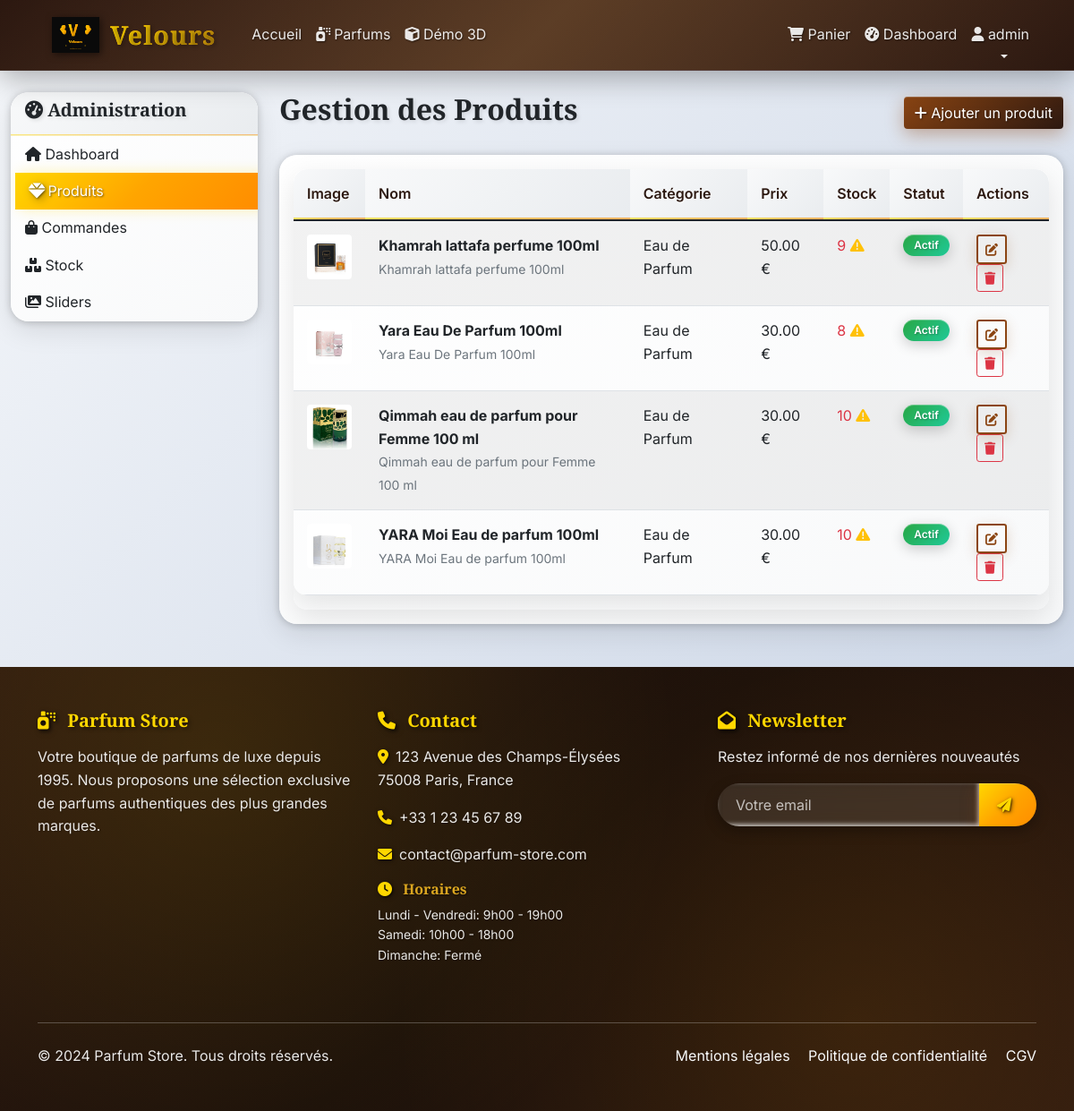
The app's page /admin/products (signed in) with its own data.
### models.py (models this page shows, shortened)
class User(UserMixin, db.Model):
    id = db.Column(db.Integer, primary_key=True)
    username = db.Column(db.String(80), unique=True, nullable=False)
    email = db.Column(db.String(120), unique=True, nullable=False)
    password_hash = db.Column(db.String(120), nullable=False)
    first_name = db.Column(db.String(50))
    last_name = db.Column(db.String(50))
    phone = db.Column(db.String(20))
    address = db.Column(db.Text)
    is_admin = db.Column(db.Boolean, default=False)
    created_at = db.Column(db.DateTime, default=datetime.utcnow)
    orders = db.relationship('Order', backref='user', lazy=True)
    cart_items = db.relationship('CartItem', backref='user', lazy=True, cascade='all, delete-orphan')

class Product(db.Model):
    id = db.Column(db.Integer, primary_key=True)
    name = db.Column(db.String(100), nullable=False)
    description = db.Column(db.Text)
    price = db.Column(db.Float, nullable=False)
    category = db.Column(db.String(50), nullable=False)  # Eau de Parfum, Eau de Toilette, Eau de Cologne, Parfum
    material = db.Column(db.String(50))  # Marque - Genre - Volume (ex: "Chanel - Femme - 50ml")
    stock_quantity = db.Column(db.Integer, default=0)
    min_stock_alert = db.Column(db.Integer, default=5)
    image_filename = db.Column(db.String(100))
    active = db.Column(db.Boolean, default=True)
    created_at = db.Column(db.DateTime, default=datetime.utcnow)
    updated_at = db.Column(db.DateTime, default=datetime.utcnow, onupdate=datetime.utcnow)
    order_items = db.relationship('OrderItem', backref='product', lazy=True)
    cart_items = db.relationship('CartItem', backref='product', lazy=True)
    images = db.relationship('ProductImage', backref='product', lazy=True, cascade='all, delete-orphan')
    @property
    def is_low_stock(self):
        return self.stock_quantity <= self.min_stock_alert
    @property
    def image_url(self):
        primary_image = self.get_primary_image()
        if primary_image:
            return primary_image.image_url
        elif self.image_filename:
            return f'/static/uploads/{self.image_filename}'
        return '/static/images/no-image.jpg'
    def get_primary_image(self):
        return ProductImage.query.filter_by(product_id=self.id, is_primary=True).first()

class ProductImage(db.Model):
    id = db.Column(db.Integer, primary_key=True)
    product_id = db.Column(db.Integer, db.ForeignKey('product.id'), nullable=False)
    filename = db.Column(db.String(100), nullable=False)
    alt_text = db.Column(db.String(200))  # Texte alternatif pour l'accessibilité
    is_primary = db.Column(db.Boolean, default=False)  # Image principale
    display_order = db.Column(db.Integer, default=0)  # Ordre d'affichage
    created_at = db.Column(db.DateTime, default=datetime.utcnow)
    @property
    def image_url(self):
        if self.filename:
            return f'/static/uploads/{self.filename}'
        return '/static/images/no-image.jpg'

class FooterSettings(db.Model):
    id = db.Column(db.Integer, primary_key=True)
    company_name = db.Column(db.String(200), nullable=False, default='Parfum Store')
    company_description = db.Column(db.Text)
    address = db.Column(db.Text)
    phone = db.Column(db.String(50))
    email = db.Column(db.String(100))
    facebook_url = db.Column(db.String(200))
    instagram_url = db.Column(db.String(200))
    twitter_url = db.Column(db.String(200))
    linkedin_url = db.Column(db.String(200))
    youtube_url = db.Column(db.String(200))
    opening_hours = db.Column(db.Text)
    copyright_text = db.Column(db.String(200))
    show_newsletter = db.Column(db.Boolean, default=True)
    newsletter_title = db.Column(db.String(200), default='Newsletter')
    newsletter_description = db.Column(db.Text, default='Restez informé de nos dernières nouveautés')
    created_at = db.Column(db.DateTime, default=datetime.utcnow)
    updated_at = db.Column(db.DateTime, default=datetime.utcnow, onupdate=datetime.utcnow)
    @staticmethod
    def get_settings():
        settings = FooterSettings.query.first()
        return settings

### app.py (the view)
    def decorated_function(*args, **kwargs):
        if not current_user.is_authenticated or not current_user.is_admin:
            flash('Accès non autorisé.', 'error')
            return redirect(url_for('index'))
        return f(*args, **kwargs)

### app.py (called while the page is built)
@login_manager.user_loader
def load_user(user_id):
    return User.query.get(int(user_id))

@app.context_processor
def inject_footer_settings():
    return dict(footer_settings=FooterSettings.get_settings())

def admin_required(f):
    def decorated_function(*args, **kwargs):
        if not current_user.is_authenticated or not current_user.is_admin:
            flash('Accès non autorisé.', 'error')
            return redirect(url_for('index'))
        return f(*args, **kwargs)
    decorated_function.__name__ = f.__name__
    return decorated_function

@app.route('/admin/products')
@login_required
@admin_required
def admin_products():
    page = request.args.get('page', 1, type=int)
    products = Product.query.paginate(page=page, per_page=10, error_out=False)
    return render_template('admin/products.html', products=products)

### templates/admin/products.html (shortened to what this page needs)
{% extends "base.html" %}
{% block content %}
<div class="container-fluid mt-4">
    <div class="row">
        <div class="col-md-3">
            <div class="card">
                <div class="card-header">
                    <h5><i class="fas fa-tachometer-alt"></i> Administration</h5>
                </div>
                <div class="list-group list-group-flush">
                    <a href="{{ url_for('admin_dashboard') }}" class="list-group-item list-group-item-action">
                        <i class="fas fa-home"></i> Dashboard
                    </a>
                    <a href="{{ url_for('admin_products') }}" class="list-group-item list-group-item-action active">
                        <i class="fas fa-gem"></i> Produits
                    </a>
                    <a href="{{ url_for('admin_orders') }}" class="list-group-item list-group-item-action">
                        <i class="fas fa-shopping-bag"></i> Commandes
                    </a>
                    <a href="{{ url_for('admin_stock') }}" class="list-group-item list-group-item-action">
                        <i class="fas fa-boxes"></i> Stock
                    </a>
                    <a href="{{ url_for('admin_sliders') }}" class="list-group-item list-group-item-action">
                        <i class="fas fa-images"></i> Sliders
                    </a>
                </div>
            </div>
        </div>
        <div class="col-md-9">
            <div class="d-flex justify-content-between align-items-center mb-4">
                <h2>Gestion des Produits</h2>
                <a href="{{ url_for('admin_add_product') }}" class="btn btn-primary">
                    <i class="fas fa-plus"></i> Ajouter un produit
                </a>
            </div>
            {% if products.items %}
            <div class="card">
                <div class="card-body">
                    <div class="table-responsive">
                        <table class="table table-striped">
                            <thead>
                                <tr>
                                    <th>Image</th>
                                    <th>Nom</th>
                                    <th>Catégorie</th>
                                    <th>Prix</th>
                                    <th>Stock</th>
                                    <th>Statut</th>
                                    <th>Actions</th>
                                </tr>
                            </thead>
                            <tbody>
                                {% for product in products.items %}
                                <tr>
                                    <td>
                                        <img src="{{ product.image_url }}" alt="{{ product.name }}" style="width: 50px; height: 50px; object-fit: cover;" class="rounded">
                                    </td>
                                    <td>
                                        <strong>{{ product.name }}</strong><br>
                                        <small class="text-muted">{{ product.material }}</small>
                                    </td>
                                    <td>{{ product.category }}</td>
                                    <td>{{ "%.2f"|format(product.price) }} €</td>
                                    <td>
                                        <span class="{% if product.is_low_stock %}text-danger{% else %}text-success{% endif %}">
                                            {{ product.stock_quantity }}
                                        </span>
                                        {% if product.is_low_stock %}
                                        <i class="fas fa-exclamation-triangle text-warning" title="Stock bas"></i>
                                        {% endif %}
                                    </td>
                                    <td>
                                        {% if product.active %}
                                        <span class="badge bg-success">Actif</span>
                                        {% else %}
                                        <span class="badge bg-secondary">Inactif</span>
                                        {% endif %}
                                    </td>
                                    <td>
                                        <a href="{{ url_for('admin_edit_product', id=product.id) }}" class="btn btn-sm btn-outline-primary">
                                            <i class="fas fa-edit"></i>
                                        </a>
                                        <a href="{{ url_for('admin_delete_product', id=product.id) }}" class="btn btn-sm btn-outline-danger" onclick="return confirm('Êtes-vous sûr de vouloir supprimer ce produit ?')">
                                            <i class="fas fa-trash"></i>
                                        </a>
                                    </td>
                                </tr>
                                {% endfor %}
                            </tbody>
                        </table>
                    </div>
                </div>
            </div>
            {% endif %}
        </div>
    </div>
</div>
{% endblock %}

### templates/base.html (shortened to what this page needs)
<!DOCTYPE html>
<html lang="fr">
<head>
    <link href="https://cdn.jsdelivr.net/npm/bootstrap@5.1.3/dist/css/bootstrap.min.css" rel="stylesheet">
    <link href="https://cdnjs.cloudflare.com/ajax/libs/font-awesome/6.0.0/css/all.min.css" rel="stylesheet">
    <link href="{{ url_for('static', filename='css/style.css') }}" rel="stylesheet">
</head>
<body>
    <nav class="navbar navbar-expand-lg navbar-dark bg-dark">
        <div class="container">
            <a class="navbar-brand velours-brand" href="{{ url_for('index') }}">
                <img src="{{ url_for('static', filename='images/logo/velours-logo.svg') }}" alt="Velours" class="velours-logo">
                <span class="brand-text">Velours</span>
            </a>
            <div class="collapse navbar-collapse" id="navbarNav">
                <ul class="navbar-nav me-auto">
                    <li class="nav-item">
                        <a class="nav-link" href="{{ url_for('index') }}">Accueil</a>
                    </li>
                    <li class="nav-item">
                        <a class="nav-link" href="{{ url_for('catalog') }}">
                            <i class="fas fa-spray-can me-1"></i>Parfums
                        </a>
                    </li>
                    <li class="nav-item">
                        <a class="nav-link" href="{{ url_for('demo_3d') }}">
                            <i class="fas fa-cube"></i> Démo 3D
                        </a>
                    </li>
                </ul>
                <ul class="navbar-nav">
                    {% if current_user.is_authenticated %}
                        <li class="nav-item">
                            <a class="nav-link" href="{{ url_for('cart') }}">
                                <i class="fas fa-shopping-cart"></i> Panier
                            </a>
                        </li>
                        {% if current_user.is_admin %}
                        <li class="nav-item">
                            <a class="nav-link" href="{{ url_for('admin_dashboard') }}">
                                <i class="fas fa-tachometer-alt"></i> Dashboard
                            </a>
                        </li>
                        {% endif %}
                        <li class="nav-item dropdown">
                            <a class="nav-link dropdown-toggle" href="#" id="navbarDropdown" role="button" data-bs-toggle="dropdown">
                                <i class="fas fa-user"></i> {{ current_user.username }}
                            </a>
                        </li>
                    {% endif %}
                </ul>
            </div>
        </div>
    </nav>
    <main>
        {% block content %}{% endblock %}
    </main>
    <footer class="bg-dark text-light py-5 mt-5">
        <div class="container">
            <div class="row">
                <div class="col-lg-4 col-md-6 mb-4">
                    <h5><i class="fas fa-spray-can"></i> {{ footer_settings.company_name }}</h5>
                    {% if footer_settings.company_description %}
                    <p>{{ footer_settings.company_description }}</p>
                    {% endif %}
                </div>
                <div class="col-lg-4 col-md-6 mb-4">
                    <h5><i class="fas fa-phone"></i> Contact</h5>
                    {% if footer_settings.address %}
                    <p><i class="fas fa-map-marker-alt me-2"></i>{{ footer_settings.address|replace('\n', '<br>')|safe }}</p>
                    {% endif %}
                    {% if footer_settings.phone %}
                    <p><i class="fas fa-phone me-2"></i>{{ footer_settings.phone }}</p>
                    {% endif %}
                    {% if footer_settings.email %}
                    <p><i class="fas fa-envelope me-2"></i>{{ footer_settings.email }}</p>
                    {% endif %}
                    {% if footer_settings.opening_hours %}
                    <h6 class="mt-3"><i class="fas fa-clock"></i> Horaires</h6>
                    <p class="small">{{ footer_settings.opening_hours|replace('\n', '<br>')|safe }}</p>
                    {% endif %}
                </div>
                {% if footer_settings.show_newsletter %}
                <div class="col-lg-4 col-md-12 mb-4">
                    <h5><i class="fas fa-envelope-open"></i> {{ footer_settings.newsletter_title or 'Newsletter' }}</h5>
                    <p>{{ footer_settings.newsletter_description or 'Restez informé de nos dernières nouveautés' }}</p>
                    <form class="newsletter-form">
                        <div class="input-group">
                            <input type="email" class="form-control" placeholder="Votre email" required>
                            <button class="btn btn-primary" type="submit">
                                <i class="fas fa-paper-plane"></i>
                            </button>
                        </div>
                    </form>
                </div>
                {% endif %}
            </div>
            <hr class="my-4">
            <div class="row">
                <div class="col-md-6">
                    <p class="mb-0">{{ footer_settings.copyright_text or '© 2024 Parfum Store. Tous droits réservés.' }}</p>
                </div>
                <div class="col-md-6 text-md-end">
                    <a href="#" class="text-light me-3">Mentions légales</a>
                    <a href="#" class="text-light me-3">Politique de confidentialité</a>
                    <a href="#" class="text-light">CGV</a>
                </div>
            </div>
        </div>
    </footer>
</body>
</html>

### records on screen
User: username "admin"
Product: image_url (picture), name "Khamrah lattafa perfume 100ml", material "Khamrah lattafa perfume 100ml", category "Eau de Parfum", price "50.00", stock_quantity "9", active "Actif"
Product: image_url (picture), name "Yara Eau De Parfum 100ml", material "Yara Eau De Parfum 100ml", category "Eau de Parfum", price "30.00", stock_quantity "8", active "Actif"
Product: image_url (picture), name "Qimmah eau de parfum pour Femme 100 ml", material "Qimmah eau de parfum pour Femme 100 ml", category "Eau de Parfum", price "30.00", stock_quantity "10", active "Actif"
Product: image_url (picture), name "YARA Moi Eau de parfum 100ml", material "YARA Moi Eau de parfum 100ml", category "Eau de Parfum", price "30.00", stock_quantity "10", active "Actif"
FooterSettings: company_name "Parfum Store", company_description "Votre boutique de parfums de luxe depuis 1995. Nous proposons une sélection exclusive de parfums authentiques des plus grandes marques.", address "123 Avenue des Champs-Élysées 75008 Paris, France", phone "+33 1 23 45 67 89", email "contact@parfum-store.com", opening_hours "Lundi - Vendredi: 9h00 - 19h00 Samedi: 10h00 - 18h00 Dimanche: Fermé", newsletter_title "Newsletter", newsletter_description "Restez informé de nos dernières nouveautés", copyright_text "© 2024 Parfum Store. Tous droits réservés."
